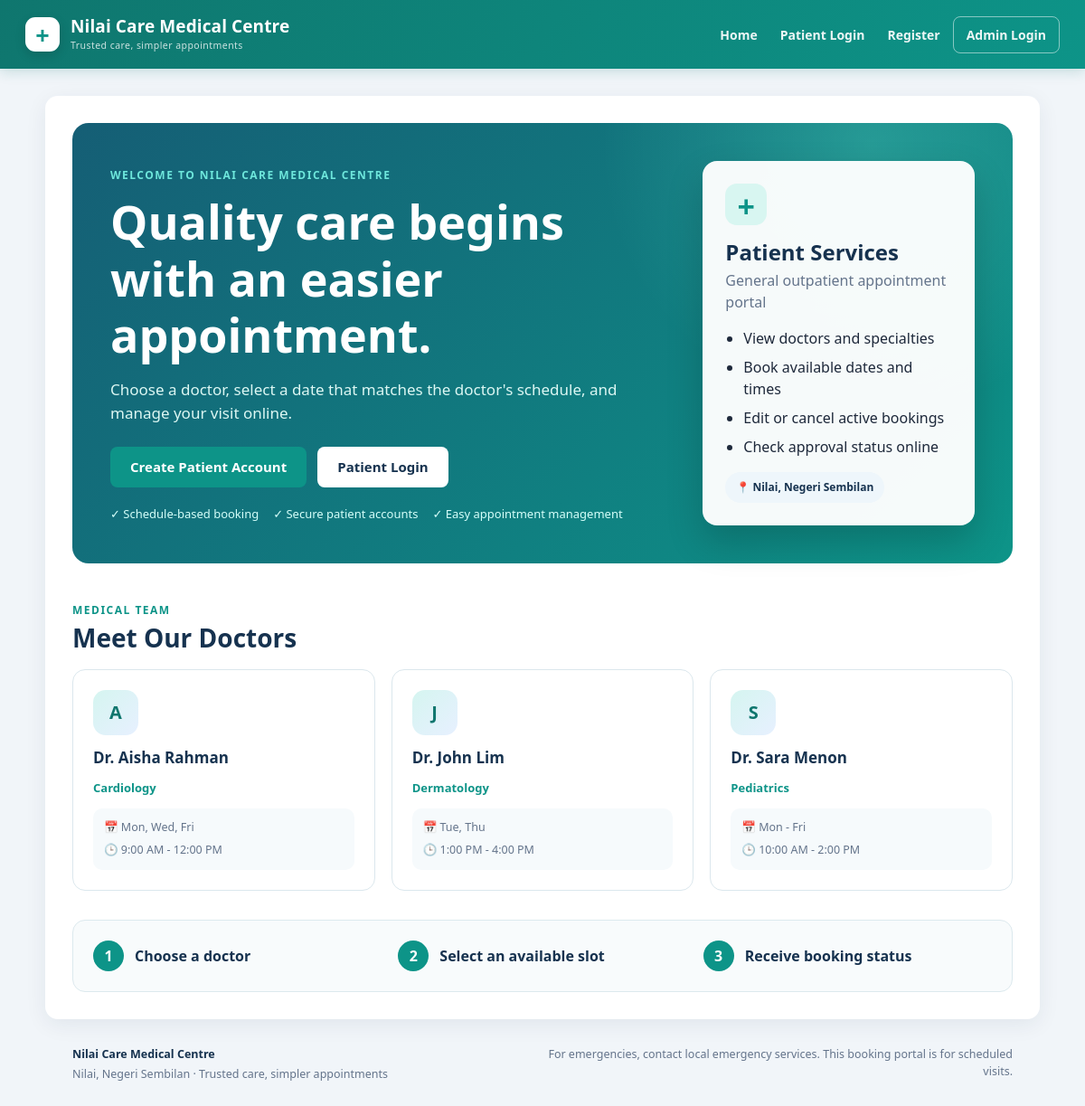
The page / on the database its author committed.
### tables this page shows
CREATE TABLE doctors (
    id INT AUTO_INCREMENT PRIMARY KEY,
    name VARCHAR(100) NOT NULL,
    specialization VARCHAR(100) NOT NULL,
    available_day VARCHAR(50) NOT NULL,
    available_time VARCHAR(50) NOT NULL,
    status ENUM('active','inactive') DEFAULT 'active',
    created_at TIMESTAMP DEFAULT CURRENT_TIMESTAMP
);

### config.php (called while the page is built, shortened)
<?php
$hospitalName = "Nilai Care Medical Centre";
$hospitalTagline = "Trusted care, simpler appointments";
$hospitalLocation = "Nilai, Negeri Sembilan";
?>

### index.php (the view, shortened to what this page needs)
<?php
require 'config.php';
include 'includes/header.php';
?>
<section class="hero">
    <div class="hero-copy">
        <span class="eyebrow">Welcome to <?php echo htmlspecialchars($hospitalName); ?></span>
        <h1>Quality care begins with an easier appointment.</h1>
        <p>Choose a doctor, select a date that matches the doctor's schedule, and manage your visit online.</p>
        <div class="hero-actions">
        <?php if (!isset($_SESSION['user_id'])): ?>
            <a href="register.php" class="btn">Create Patient Account</a>
            <a href="login.php" class="btn btn-light">Patient Login</a>
        <?php else: ?>
            <a href="book_appointment.php" class="btn">Book an Appointment</a>
            <a href="dashboard.php" class="btn btn-light">View My Appointments</a>
        <?php endif; ?>
        </div>
        <div class="trust-row">
            <span>✓ Schedule-based booking</span>
            <span>✓ Secure patient accounts</span>
            <span>✓ Easy appointment management</span>
        </div>
    </div>
    <aside class="hero-card">
        <div class="hospital-cross">+</div>
        <h2>Patient Services</h2>
        <p>General outpatient appointment portal</p>
        <ul>
            <li>View doctors and specialties</li>
            <li>Book available dates and times</li>
            <li>Edit or cancel active bookings</li>
            <li>Check approval status online</li>
        </ul>
        <span class="location-pill">📍 <?php echo htmlspecialchars($hospitalLocation); ?></span>
    </aside>
</section>
<section class="section-heading">
    <div><span class="eyebrow">Medical team</span><h2>Meet Our Doctors</h2></div>
</section>
<div class="card-grid">
<?php
$result = $conn->query("SELECT * FROM doctors WHERE status='active'");
while ($doc = $result->fetch_assoc()) {
    echo "<article class='card doctor-card'>";
    $doctorInitial = strtoupper(substr(trim(preg_replace('/^Dr\\.?\\s*/i', '', $doc['name'])), 0, 1));
    echo "<div class='doctor-avatar'>" . htmlspecialchars($doctorInitial ?: 'D') . "</div>";
    echo "<h3>" . htmlspecialchars($doc['name']) . "</h3>";
    echo "<p class='specialty'>" . htmlspecialchars($doc['specialization']) . "</p>";
    echo "<div class='schedule-line'><span>📅 " . htmlspecialchars($doc['available_day']) . "</span><span>🕒 " . htmlspecialchars($doc['available_time']) . "</span></div>";
    echo "</article>";
}
?>
</div>
<section class="care-strip">
    <div><strong>1</strong><span>Choose a doctor</span></div>
    <div><strong>2</strong><span>Select an available slot</span></div>
    <div><strong>3</strong><span>Receive booking status</span></div>
</section>
<?php include 'includes/footer.php'; ?>

### includes/header.php (shortened to what this page needs)
<!DOCTYPE html>
<html lang="en">
<head>
<link rel="stylesheet" href="<?php echo isset($basePath) ? $basePath : ''; ?>assets/style.css?v=20260805-3">
</head>
<body class="<?php echo isset($noContainer) && $noContainer ? 'auth-page' : ''; ?>">
<header class="navbar">
    <div class="nav-inner">
        <a class="brand" href="<?php echo isset($basePath) ? $basePath : ''; ?>index.php" aria-label="Go to hospital homepage">
            <span class="brand-mark" aria-hidden="true">+</span>
            <span class="brand-copy">
                <span class="brand-name"><?php echo htmlspecialchars($hospitalName); ?></span>
                <span class="brand-tagline"><?php echo htmlspecialchars($hospitalTagline); ?></span>
            </span>
        </a>
        <nav class="nav-links <?php echo !isset($_SESSION['user_id']) && !isset($_SESSION['admin_id']) ? 'guest-nav' : ''; ?>" aria-label="Main navigation">
            <a href="<?php echo isset($basePath) ? $basePath : ''; ?>index.php">Home</a>
            <?php if (isset($_SESSION['user_id'])): ?>
                <a href="<?php echo isset($basePath) ? $basePath : ''; ?>doctors.php">Doctors</a>
                <a href="<?php echo isset($basePath) ? $basePath : ''; ?>book_appointment.php">Book Appointment</a>
                <a href="<?php echo isset($basePath) ? $basePath : ''; ?>dashboard.php">My Appointments</a>
                <a href="<?php echo isset($basePath) ? $basePath : ''; ?>profile.php">My Profile</a>
                <a href="<?php echo isset($basePath) ? $basePath : ''; ?>logout.php">Logout</a>
            <?php elseif (isset($_SESSION['admin_id'])): ?>
                <a href="<?php echo isset($basePath) ? $basePath : ''; ?>admin/dashboard.php">Admin Dashboard</a>
                <a href="<?php echo isset($basePath) ? $basePath : ''; ?>admin/profile.php">Admin Profile</a>
                <a href="<?php echo isset($basePath) ? $basePath : ''; ?>admin/logout.php">Logout</a>
            <?php else: ?>
                <a class="<?php echo ($authRole ?? '') === 'patient' ? 'active' : ''; ?>" href="<?php echo isset($basePath) ? $basePath : ''; ?>login.php">Patient Login</a>
                <a class="<?php echo ($authRole ?? '') === 'register' ? 'active' : ''; ?>" href="<?php echo isset($basePath) ? $basePath : ''; ?>register.php">Register</a>
                <a class="staff-link <?php echo ($authRole ?? '') === 'admin' ? 'active' : ''; ?>" href="<?php echo isset($basePath) ? $basePath : ''; ?>admin/login.php">Admin Login</a>
            <?php endif; ?>
        </nav>
    </div>
</header>
<div class="<?php echo isset($noContainer) && $noContainer ? '' : 'container'; ?>">

### includes/footer.php
</div>
<footer class="site-footer">
    <div>
        <strong><?php echo htmlspecialchars($hospitalName); ?></strong>
        <span><?php echo htmlspecialchars($hospitalLocation); ?> · <?php echo htmlspecialchars($hospitalTagline); ?></span>
    </div>
    <div class="footer-note">For emergencies, contact local emergency services. This booking portal is for scheduled visits.</div>
</footer>
</body>
</html>

### rows shown on the page
doctors: name "A", name "Dr. Aisha Rahman", specialization "Cardiology", available_day "Mon, Wed, Fri", available_time "9:00 AM - 12:00 PM"
doctors: name "J", name "Dr. John Lim", specialization "Dermatology", available_day "Tue, Thu", available_time "1:00 PM - 4:00 PM"
doctors: name "S", name "Dr. Sara Menon", specialization "Pediatrics", available_day "Mon - Fri", available_time "10:00 AM - 2:00 PM"

### other values the page prints
$hospitalName "Nilai Care Medical Centre"
$hospitalTagline "Trusted care, simpler appointments"
$hospitalName "NILAI CARE MEDICAL CENTRE"
$hospitalLocation "Nilai, Negeri Sembilan"
